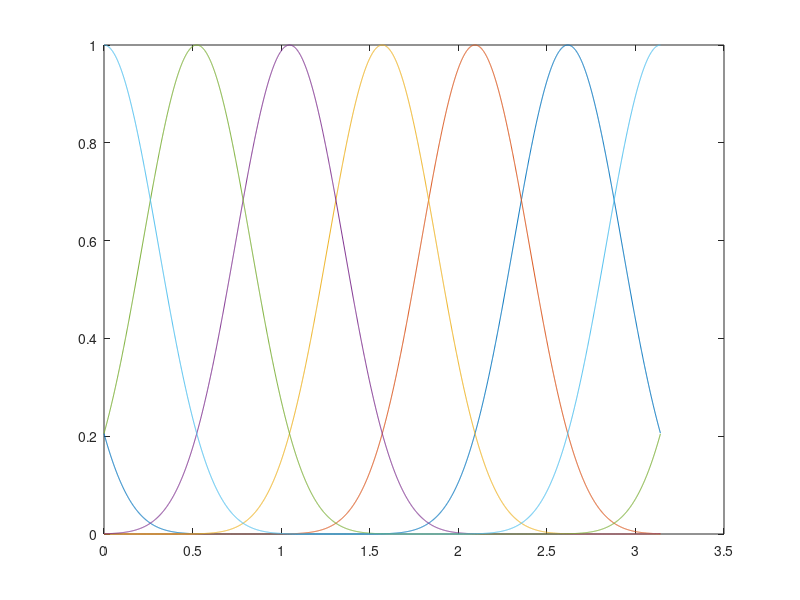
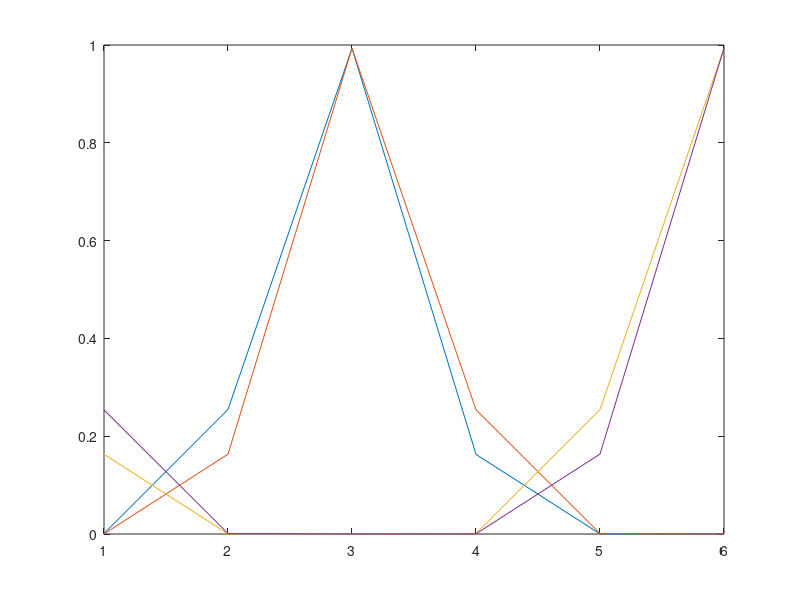

MATLAB code for these plots, in order: (Note: this script raises an error after producing the figures.)
% ideal_response_vector.m
%
% calculate responses of raised cosine RFs to stimuli

%% setup
nRF = 6;
tilt = 2*pi/180;
step = .001;

stim = [pi/2+tilt pi/2-tilt tilt pi-tilt]; % V-CCW V-CW H-CCW H-CW
% stim = [pi/2+tilt pi/2-tilt]; % V-CCW V-CW

theta = 0:step:pi;

%% make RFs
for iRF = 1:nRF
    rf(:,iRF) = abs(cos(theta + iRF*pi/nRF).^(2*nRF-1));
end

%% find intersection of RFs with stim
for iS = 1:numel(stim)
    idx(iS) = find(abs(theta-stim(iS))==min(abs(theta-stim(iS))));
end

%% get RF responses to each stim
for iS = 1:numel(stim)
    resp(iS,:) = rf(idx(iS),:);
end

%% show results
disp(resp)

figure
plot(theta,rf)

figure
plot(resp')

%% save
save(sprintf('rf/resp_stim%d_rf%d.mat',numel(stim),nRF), 'nRF','stim','resp','theta','rf')

%% project random point to line defined by RF responses to a stim
ndimtoplot = '3d';
switch ndimtoplot
    case '2d'
        % example with just 2 RFs
        resp2 = resp(:,[2 4]);
        center = mean(resp2,1);
        sampleResp = rand(1,2);
        
        % p = polyfit(resp2(:,1),resp2(:,2),1);
        % x1 = linspace(-1,1);
        % y1 = polyval(p,x1);
        % sampleProj = distance2curve([x1; y1]', sampleResp);
        
        m = diff(resp2,1);
        extreme(1,:) = center - m*10;
        extreme(2,:) = center + m*10;
        sampleProj = distance2curve(extreme, sampleResp);
        
        figure
        hold on
        plot(resp2(:,1),resp2(:,2),'.');
        % plot(x1, y1);
        plot(center(1),center(2),'.k')
        plot(extreme(:,1),extreme(:,2),'.')
        plot(sampleResp(1),sampleResp(2),'.r')
        plot(sampleProj(1),sampleProj(2),'.r')
        axis equal
        
        % in direction of stim 1 or stim 2?
        distCenter = norm(center-sampleProj);
        sampleDir = sign(sampleProj(1)-center(1));
        respDir = sign(resp2(:,1)-center(1));
        evidence = (-1)^(find(respDir==sampleDir))*distCenter; % negative favors stim 1, positive favors stim 2
        
    case '3d'
        % example with 3 RFs
        resp3 = resp(:,[1 2 4]);
        center = mean(resp3,1);
        sampleResp = rand(1,3);
        
        m = diff(resp3,1);
        extreme(1,:) = center - m*10;
        extreme(2,:) = center + m*10;
        sampleProj = distance2curve(extreme, sampleResp);
        
        figure
        hold on
        plot3(resp3(:,1),resp3(:,2),resp3(:,3),'.');
        plot3(center(1),center(2),center(3),'.k')
        plot3(extreme(:,1),extreme(:,2),extreme(:,3),'.')
        plot3(sampleResp(1),sampleResp(2),sampleResp(3),'.r')
        plot3(sampleProj(1),sampleProj(2),sampleProj(3),'.r')
        grid on
        
        % in direction of stim 1 or stim 2?
        distCenter = norm(center-sampleProj);
        sampleDir = sign(sampleProj(1)-center(1));
        respDir = sign(resp3(:,1)-center(1));
        evidence = (-1)^(find(respDir==sampleDir))*distCenter; % negative favors stim 1, positive favors stim 2
end
disp(evidence)


